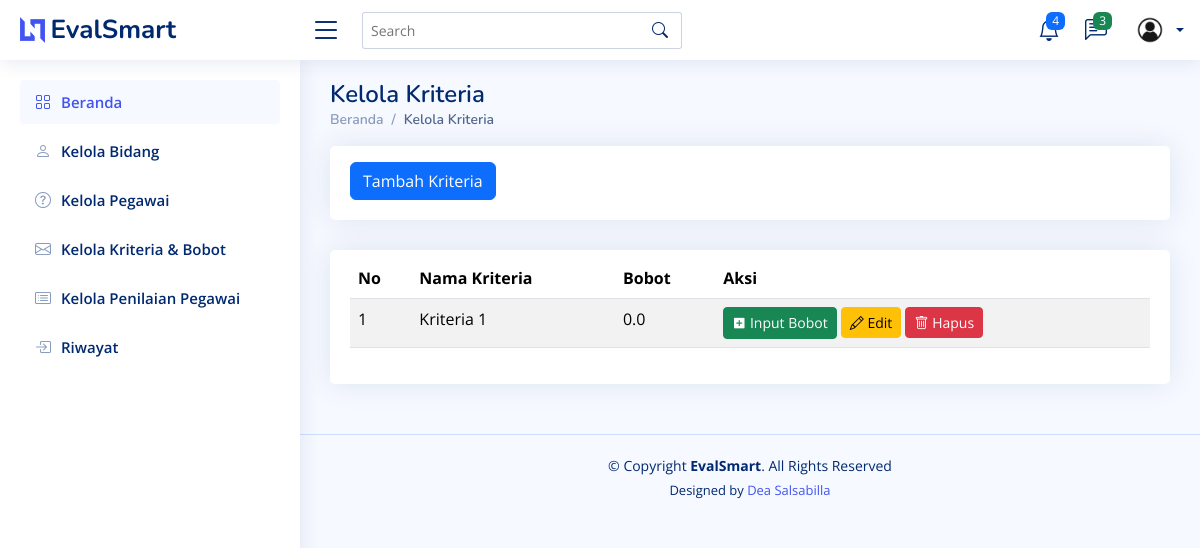
/kriteria/, run on an earlier commit of the app's database.
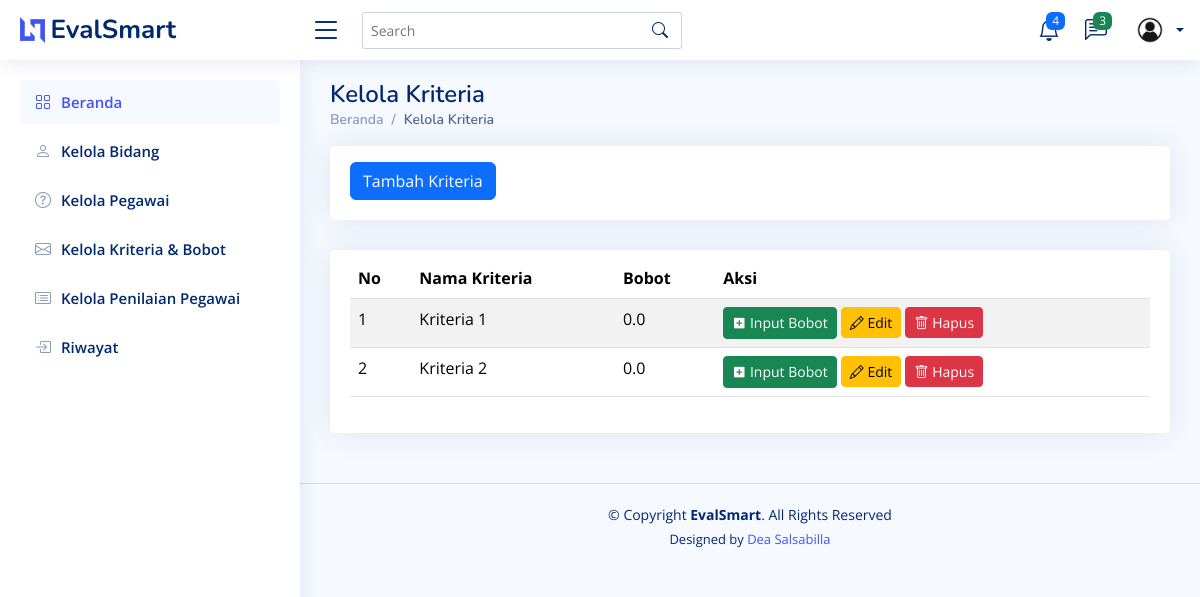
And on a later commit of the database.
### testing/models.py (models this page shows, shortened)
class Kriteria(models.Model):
    id = models.AutoField(primary_key=True)  # ID otomatis
    nama = models.CharField(max_length=100)  # Nama kriteria
    bobot = models.FloatField(default=0, null=False, blank=False)  # Bobot, default 0
    class Meta:
        verbose_name_plural = "Kriteria"
        ordering = ['nama']  # Urutkan berdasarkan nama secara default

### testing/views.py (the view)
# urls.py: path("kriteria/", views.kriteria, name="kriteria"),
def kriteria(request):
    kriterias = Kriteria.objects.all()
    return render(request, 'kriteria.html', {'kriterias' : kriterias})

### testing/templates/kriteria.html (shortened to what this page needs)
<!DOCTYPE html>
<html lang="en">
  <head>
    {% load static %}
    <link href="{% static 'assets/vendor/bootstrap/css/bootstrap.min.css' %}" rel="stylesheet" />
    <link href="{% static 'assets/vendor/bootstrap-icons/bootstrap-icons.css' %}" rel="stylesheet" />
    <link href="{% static 'assets/vendor/boxicons/css/boxicons.min.css' %}" rel="stylesheet" />
    <link href="{% static 'assets/vendor/quill/quill.snow.css' %}" rel="stylesheet" />
    <link href="{% static 'assets/vendor/quill/quill.bubble.css' %}" rel="stylesheet" />
    <link href="{% static 'assets/vendor/remixicon/remixicon.css' %}" rel="stylesheet" />
    <link href="{% static 'assets/vendor/simple-datatables/style.css' %}" rel="stylesheet" />
    <link href="{% static 'assets/css/style.css' %}" rel="stylesheet" />
  </head>
  <body>
    {% include 'partials/header.html' %}
    {% include 'partials/sidebar.html' %}
    <main id="main" class="main">
      <div class="pagetitle">
        <h1>Kelola Kriteria</h1>
        <nav>
          <ol class="breadcrumb">
            <li class="breadcrumb-item">
              <a href="{% url 'home' %}">Beranda</a>
            </li>
            <li class="breadcrumb-item active">Kelola Kriteria</li>
          </ol>
        </nav>
      </div>
      <div class="row">
        <div class="col-lg-12">
          <div class="card">
            <div class="card-body">
              <button class="btn btn-primary mt-3"><a href="{% url 'tambah_kriteria' %}" style="color: white; text-decoration: none;">Tambah Kriteria</a></button>
            </div>
          </div>
        </div>
      </div>
      <section class="section">
        <div class="row">
          <div class="col-lg-12">
            <div class="card">
              <div class="card-body">
                <table class="table table-striped mt-2">
                  <thead>
                    <tr>
                      <th scope="col">No</th>
                      <th scope="col">Nama Kriteria</th>
                      <th scope="col">Bobot</th>
                      <th scope="col">Aksi</th>
                    </tr>
                  </thead>
                  <tbody>
                    {% for kriteria in kriterias %}
                      <tr>
                        <td>{{ forloop.counter }}</td>
                        <td>{{ kriteria.nama }}</td>
                        <td>{{ kriteria.bobot }}</td>
                        <td>
                          <a href="" class="btn btn-success btn-sm"><i class="ri-add-box-fill"></i> Input Bobot</a>
                          <a href="{% url 'edit_kriteria' kriteria.id %}" class="btn btn-warning btn-sm"><i class="bi bi-pencil"></i> Edit</a>
                          <form action="{% url 'delete_kriteria' kriteria.id %}" method="post" style="display:inline;">
                            <button type="submit" class="btn btn-danger btn-sm" onclick="return confirm('Apakah Anda yakin ingin menghapus bidang ini?');"><i class="bi bi-trash"></i> Hapus</button>
                          </form>
                        </td>
                      </tr>
                    {% empty %}
                      <tr>
                        <td colspan="3" class="text-center">Tidak ada data</td>
                      </tr>
                    {% endfor %}
                  </tbody>
                </table>
              </div>
            </div>
          </div>
        </div>
      </section>
    </main>
    {% include 'partials/footer.html' %}
  </body>
</html>

What changed in the data, as far as the page shows it:
added Kriteria: nama "Kriteria 2", bobot "0.0"
